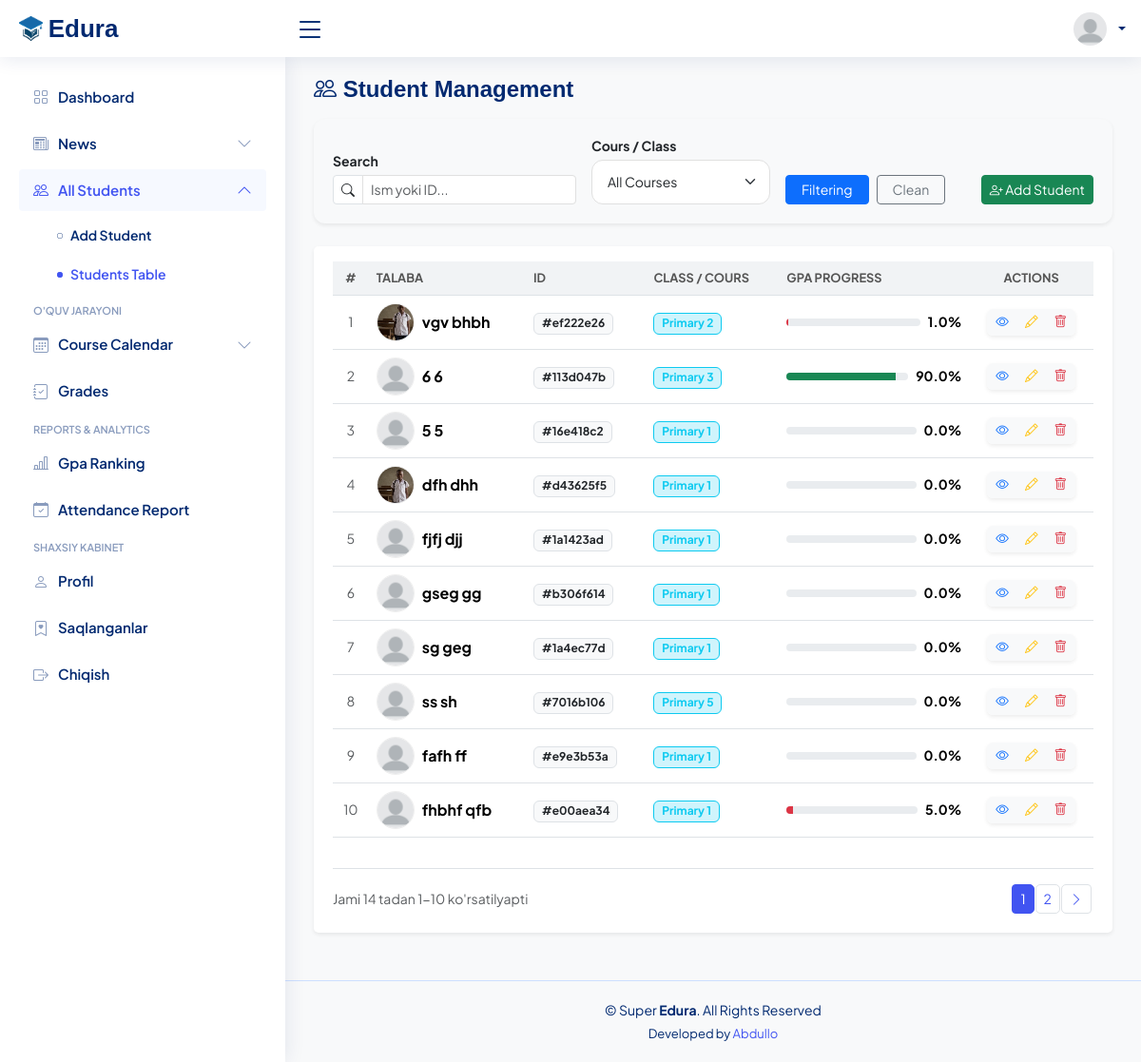
Page /students/list/ on the committed database.
### student_management/models.py (models this page shows, shortened)
class Student(models.Model):
    GENDER_CHOICES = (
        ('M', 'Male'),
        ('F', 'Female'),
    )
    ACADEMIC_LEVEL_CHOICES = (
        ('P.1', 'Primary 1'),
        ('P.2', 'Primary 2'),
        ('P.3', 'Primary 3'),
        ('P.4', 'Primary 4'),
        ('P.5', 'Primary 5'),
    )
    ENROLLMENT_STATUS_CHOICES = (
        ('active', 'Active'),
        ('dismissed', 'Dismissed'),
        ('graduated', 'Graduated'),
        ('transferred', 'Transferred'),
    )
    user = models.OneToOneField(
        settings.AUTH_USER_MODEL,
        on_delete=models.CASCADE,
        related_name='student_profile',
        null=True, # Avvaldan bor talabalar uchun xato bermasligi uchun
        blank=True
    )
    id = models.UUIDField(primary_key=True, default=uuid.uuid4, editable=False)
    first_name = models.CharField('First Name', max_length=50)
    last_name = models.CharField('Last Name', max_length=50)
    birth_date = models.DateField('Birth Date')
    gender = models.CharField('Gender', max_length=10, choices=GENDER_CHOICES, default='M')
    current_academic_level = models.CharField('Current Academic Level', max_length=10, choices=ACADEMIC_LEVEL_CHOICES)
    enrollment_status = models.CharField('Enrollment Status', max_length=20, choices=ENROLLMENT_STATUS_CHOICES, default='active')
    photo = models.ImageField('Photo', upload_to='students/photos', blank=True, null=True)
    created_at = models.DateTimeField(auto_now_add=True)
    @property
    def get_gpa(self):
        from django.db.models import Avg
        res = self.grades.aggregate(avg=Avg('score'))['avg']
        return round(res, 1) if res else 0.0
    class Meta:
        verbose_name = "Talaba"
        verbose_name_plural = "Talabalar"
        ordering = ['-created_at']

### student_management/views.py (the view)
# urls.py: path("list/", views.student_list, name='student_list'),
def student_list(request):
    query = request.GET.get('q')
    course = request.GET.get('course')
    student_list = Student.objects.all().order_by('-created_at')
    if query:
        student_list = student_list.filter(
            Q(first_name__icontains=query) | Q(last_name__icontains=query)
        )
    if course:
        student_list = student_list.filter(current_academic_level=course)
    paginator = Paginator(student_list, 10) # Har bir sahifada 10 tadan talaba
    page_number = request.GET.get('page')
    students = paginator.get_page(page_number)
    return render(request, 'list.html', {'students': students})

### core/context_processors.py (called while the page is built)
def unread_messages_data(request):
    if request.user.is_authenticated and request.user.is_superuser:
        unread_qs = ContactMessage.objects.filter(is_read=False).order_by('-created_at')
        return {
            'unread_count': unread_qs.count(),        # Jami soni: {{ unread_count }}
            'unread_msgs_list': unread_qs[:5]         # Oxirgi 5 tasi: {% for msg in unread_msgs_list %}
        }
    return {
        'unread_count': 0,
        'unread_msgs_list': []
    }

### student_management/templates/list.html (shortened to what this page needs)
{% extends 'main/base.html' %}
{% load static %}
{% block content %}
<div class="pagetitle mb-3">
    <h1><i class="bi bi-people"></i> Student Management</h1>
</div>
<section class="section">
    <div class="card shadow-sm mb-4 filter-card">
        <div class="card-body pt-3">
            <form method="GET" action="{% url 'students:student_list' %}" class="row g-3 align-items-end">
                <div class="col-md-4">
                    <label class="small fw-bold mb-1">Search</label>
                    <div class="input-group input-group-sm">
                        <span class="input-group-text bg-white"><i class="bi bi-search"></i></span>
                        <input type="text" name="q" class="form-control" placeholder="Ism yoki ID..." value="{{ request.GET.q|default:'' }}">
                    </div>
                </div>
                <div class="col-md-3">
                    <label class="small fw-bold mb-1">Cours / Class</label>
                    <select name="course" class="form-select form-select-sm">
                        <option value="">All Courses</option>
                    </select>
                </div>
                <div class="col-md-5 d-flex gap-2">
                    <button type="submit" class="btn btn-sm btn-primary px-3">Filtering</button>
                    <a href="{% url 'students:student_list' %}" class="btn btn-sm btn-outline-secondary px-3">Clean</a>
                    <a href="{% url 'students:student_create' %}" class="btn btn-sm btn-success ms-auto">
                        <i class="bi bi-person-plus"></i> Add Student
                    </a>
                </div>
            </form>
        </div>
    </div>
    <div class="card shadow-sm border-0">
        <div class="card-body pt-3">
            <div class="table-responsive">
                <table class="table table-hover align-middle">
                    <thead>
                        <tr>
                            <th class="text-center">#</th>
                            <th>Talaba</th>
                            <th>ID</th>
                            <th>class / Cours</th>
                            <th style="width: 25%;">GPA Progress</th>
                            <th class="text-center">Actions</th>
                        </tr>
                    </thead>
                    <tbody>
                        {% for student in students %}
                        <tr>
                            <td class="text-center text-muted small">
                                {{ students.start_index|add:forloop.counter0 }}
                            </td>
                            <td>
                                <div class="d-flex align-items-center">
                                    {% if student.photo %}
                                        <img src="{{ student.photo.url }}" class="student-photo me-2">
                                    {% else %}
                                        <img src="{% static 'img/profile-img.png' %}" class="student-photo me-2">
                                    {% endif %}
                                    <span class="fw-bold">{{ student.first_name }} {{ student.last_name }}</span>
                                </div>
                            </td>
                            <td><small class="badge bg-light text-dark border">#{{ student.id|stringformat:".8s" }}</small></td>
                            <td><span class="badge bg-info-light text-info border border-info">{{ student.get_current_academic_level_display }}</span></td>
                            <td>
                                <div class="d-flex align-items-center gap-2">
                                    <div class="progress flex-grow-1" style="height: 8px;">
                                        <div class="progress-bar {% if student.get_gpa >= 85 %}bg-success{% elif student.get_gpa >= 60 %}bg-info{% else %}bg-danger{% endif %}"
                                             style="width: {{ student.get_gpa }}%"></div>
                                    </div>
                                    <small class="fw-bold text-nowrap">{{ student.get_gpa }}%</small>
                                </div>
                            </td>
                            <td class="text-center">
                                <div class="btn-group action-btns shadow-sm">
                                    <a href="{% url 'students:student_profile' student.pk %}" class="btn btn-light" title="Profil"><i class="bi bi-eye text-primary"></i></a>
                                    <a href="{% url 'students:student_edit' student.pk %}" class="btn btn-light" title="Tahrirlash"><i class="bi bi-pencil text-warning"></i></a>
                                    <button type="button" class="btn btn-light" data-bs-toggle="modal" data-bs-target="#deleteStudent{{ student.pk }}"><i class="bi bi-trash text-danger"></i></button>
                                </div>
                            </td>
                        </tr>
                        {% endfor %}
                    </tbody>
                </table>
            </div>
            {% if students.has_other_pages %}
            <div class="d-flex justify-content-between align-items-center mt-3 border-top pt-3">
                <div class="small text-muted">
                    Jami {{ students.paginator.count }} tadan {{ students.start_index }}-{{ students.end_index }} ko'rsatilyapti
                </div>
                <nav aria-label="Page navigation">
                    <ul class="pagination pagination-sm mb-0">
                        {% for i in students.paginator.page_range %}
                            {% if students.number == i %}
                                <li class="page-item active"><span class="page-link">{{ i }}</span></li>
                            {% elif i > students.number|add:'-3' and i < students.number|add:'3' %}
                                <li class="page-item">
                                    <a class="page-link" href="?page={{ i }}{% if request.GET.q %}&q={{ request.GET.q }}{% endif %}{% if request.GET.course %}&course={{ request.GET.course }}{% endif %}">{{ i }}</a>
                                </li>
                            {% endif %}
                        {% endfor %}
                        {% if students.has_next %}
                            <li class="page-item">
                                <a class="page-link" href="?page={{ students.next_page_number }}{% if request.GET.q %}&q={{ request.GET.q }}{% endif %}{% if request.GET.course %}&course={{ request.GET.course }}{% endif %}">
                                    <i class="bi bi-chevron-right"></i>
                                </a>
                            </li>
                        {% endif %}
                    </ul>
                </nav>
            </div>
            {% endif %}
        </div>
    </div>
</section>
{% endblock %}

### core/static/css/style.css (style rules this page uses)
:root { scroll-behavior: smooth; }
body { font-family: "Open Sans", sans-serif; background: #f6f9ff; color: #444444; }
a { color: #4154f1; text-decoration: none; }
h1, h2, h3, h4, h5, h6 { font-family: "Nunito", sans-serif; }
.pagetitle { margin-bottom: 10px; }
.pagetitle h1 { font-size: 24px; margin-bottom: 0; font-weight: 600; color: #012970; }
.bg-info-light { background-color: #cff4fc; border-color: #cff4fc; }
.card { margin-bottom: 30px; border: none; border-radius: 5px; box-shadow: 0px 0 30px rgba(1, 41, 112, 0.1); }
.card-body { padding: 0 20px 20px 20px; }

### core/templates/main/base.html (style rules this page uses)
:root { --edura-primary: #4361ee; --edura-secondary: #3f37c9; --edura-success: #4cc9f0; --edura-danger: #f72585; --glass-bg: rgba(255, 255, 255, 0.95); }
body { font-family: 'Plus Jakarta Sans', sans-serif; background-color: #f8f9fa; color: #2d3436; }
.form-control, .form-select { border-radius: 12px; padding: 0.75rem 1rem; border: 1px solid #e0e0e0; transition: all 0.3s ease; }

### student_management/templates/list.html (style rules this page uses)
.student-photo { width: 40px; height: 40px; border-radius: 50%; object-fit: cover; border: 1px solid #eee; }
.action-btns .btn { padding: 0.2rem 0.5rem; font-size: 0.85rem; }
.filter-card { background: #f8f9fa; border: none; border-radius: 12px; }
.table thead th { background-color: #f1f3f5; font-size: 0.8rem; text-transform: uppercase; color: #555; }
.pagination { margin-bottom: 0; }
.page-link { border-radius: 5px; margin: 0 2px; color: #4154f1; }
.page-item.active .page-link { background-color: #4154f1; border-color: #4154f1; }

### rows in the picture
Student: start_index|add "1", photo (picture), first_name "vgv", last_name "bhbh", id "ef222e26", current_academic_level "Primary 2", get_gpa "1.0"
Student: start_index|add "2", first_name "6", last_name "6", id "113d047b", current_academic_level "Primary 3", get_gpa "90.0"
Student: start_index|add "3", first_name "5", last_name "5", id "16e418c2", current_academic_level "Primary 1", get_gpa "0.0"
Student: start_index|add "4", photo (picture), first_name "dfh", last_name "dhh", id "d43625f5", current_academic_level "Primary 1", get_gpa "0.0"
Student: start_index|add "5", first_name "fjfj", last_name "djj", id "1a1423ad", current_academic_level "Primary 1", get_gpa "0.0"
Student: start_index|add "6", first_name "gseg", last_name "gg", id "b306f614", current_academic_level "Primary 1", get_gpa "0.0"
Student: start_index|add "7", first_name "sg", last_name "geg", id "1a4ec77d", current_academic_level "Primary 1", get_gpa "0.0"
Student: start_index|add "8", first_name "ss", last_name "sh", id "7016b106", current_academic_level "Primary 5", get_gpa "0.0"
Student: start_index|add "9", first_name "fafh", last_name "ff", id "e9e3b53a", current_academic_level "Primary 1", get_gpa "0.0"
Student: start_index|add "10", first_name "fhbhf", last_name "qfb", id "e00aea34", current_academic_level "Primary 1", get_gpa "5.0"

### other values in the picture
{{ students.paginator.count }} "14"
{{ students.start_index }} "1"
{{ students.end_index }} "10"
{{ i }} "1"
{{ i }} "2"
